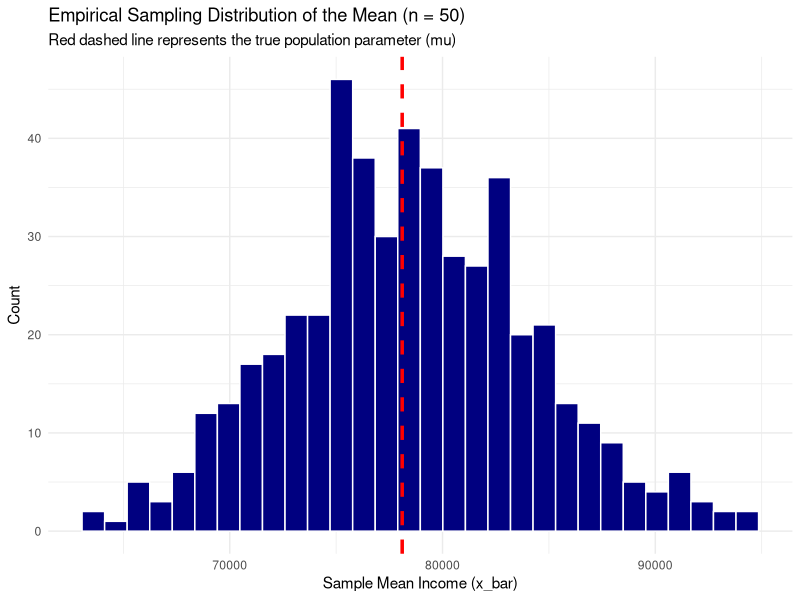
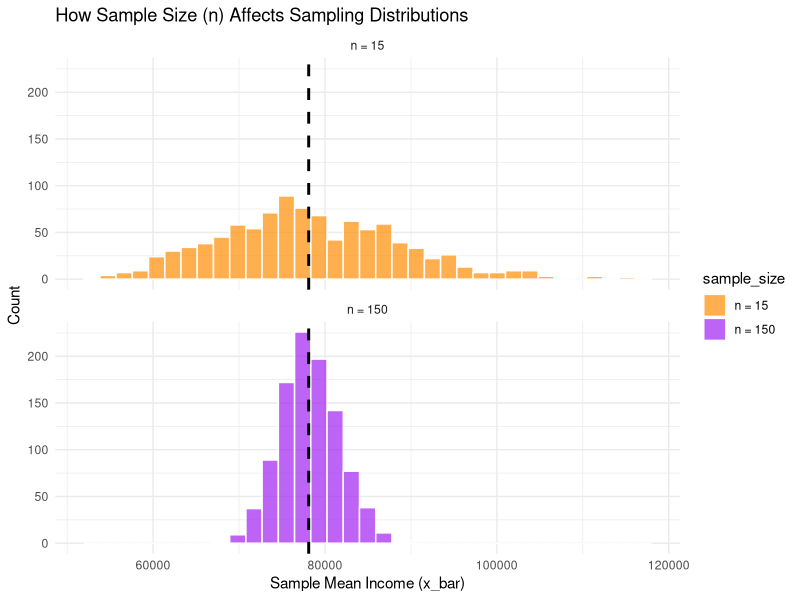

The R script that drew these images, in order:
## ---- chunk 1
library(tidyverse)

# Ensure data is generated before running this notebook
if (!file.exists("./data/census_pop.csv")) {
  stop("Missing './data/census_pop.csv'! Please get the dataset  first.")
}

census_pop <- read_csv("./data/census_pop.csv")
## ---- chunk 2
#78104.21
# Add your code here
## ---- chunk 3
# Run this chunk 5 times. Observe the values of the two means.
sample_small <- census_pop %>% slice_sample(n = 10)
cat("Small sample mean (n = 10):   $", round(mean(sample_small$income), 2), "\n")

sample_large <- census_pop %>% slice_sample(n = 1000)
cat("Large sample mean (n = 1000): $", round(mean(sample_large$income), 2), "\n\n")
## ---- chunk 4
## Data wrangling: dplyr
## slice_sample() randomly selects rows.


#?slice_sample
## ---- chunk 5
mu <- mean(census_pop$income)
sigma <- sd(census_pop$income)

cat("True Population Mean (mu):                 $", round(mu, 2), "\n")
cat("True Population Standard Deviation (sigma): $", round(sigma, 2), "\n")
## ---- chunk 6
reps <- 500
sample_size <- 50
sample_means <- numeric(reps)

set.seed(123) # for reproducibility
for (i in 1:reps) {
  temp_sample <- census_pop %>% slice_sample(n = sample_size)
  sample_means[i] <- mean(temp_sample$income)
}

# Convert our results to a tibble for plotting
results_df <- tibble(sample_mean = sample_means)
## ---- chunk 7
ggplot(results_df, aes(x = sample_mean)) +
  geom_histogram(bins = 30, fill = "navy", color = "white") +
  geom_vline(xintercept = mu, color = "red", linetype = "dashed", linewidth = 1.2) +
  labs(
    title = "Empirical Sampling Distribution of the Mean (n = 50)",
    x = "Sample Mean Income (x_bar)",
    y = "Count",
    subtitle = "Red dashed line represents the true population parameter (mu)"
  ) +
  theme_minimal()
## ---- chunk 8
reps <- 1000
means_n15 <- numeric(reps)
means_n150 <- numeric(reps)

for (i in 1:reps) {
  means_n15[i]  <- mean((census_pop %>% slice_sample(n = 15))$income)
  means_n150[i] <- mean((census_pop %>% slice_sample(n = 150))$income)
}

# Pack results into a single long dataframe for easy faceting
comparison_df <- tibble(
  sample_mean = c(means_n15, means_n150),
  sample_size = rep(c("n = 15", "n = 150"), each = reps)
)
## ---- chunk 9
ggplot(comparison_df, aes(x = sample_mean, fill = sample_size)) +
  geom_histogram(bins = 35, color = "white", alpha = 0.7, position = "identity") +
  geom_vline(xintercept = mu, color = "black", linetype = "dashed", linewidth = 1) +
  facet_wrap(~sample_size, ncol = 1) +
  labs(
    title = "How Sample Size (n) Affects Sampling Distributions",
    x = "Sample Mean Income (x_bar)",
    y = "Count"
  ) +
  theme_minimal() +
  scale_fill_manual(values = c("darkorange", "purple"))
## ---- chunk 10
# Empirical standard error (the standard deviation of our simulated means)
empirical_se_n15  <- sd(means_n15)
empirical_se_n150 <- sd(means_n150)

# Analytical standard error using the formula
analytical_se_n15  <- sigma / sqrt(15)
analytical_se_n150 <- sigma / sqrt(150)

cat("Sample Size n = 15:\n")
cat("  - Empirical Standard Deviation of Means: $", round(empirical_se_n15, 2), "\n")
cat("  - Analytical Standard Error (Formula):   $", round(analytical_se_n15, 2), "\n\n")

cat("Sample Size n = 150:\n")
cat("  - Empirical Standard Deviation of Means: $", round(empirical_se_n150, 2), "\n")
cat("  - Analytical Standard Error (Formula):   $", round(analytical_se_n150, 2), "\n")
